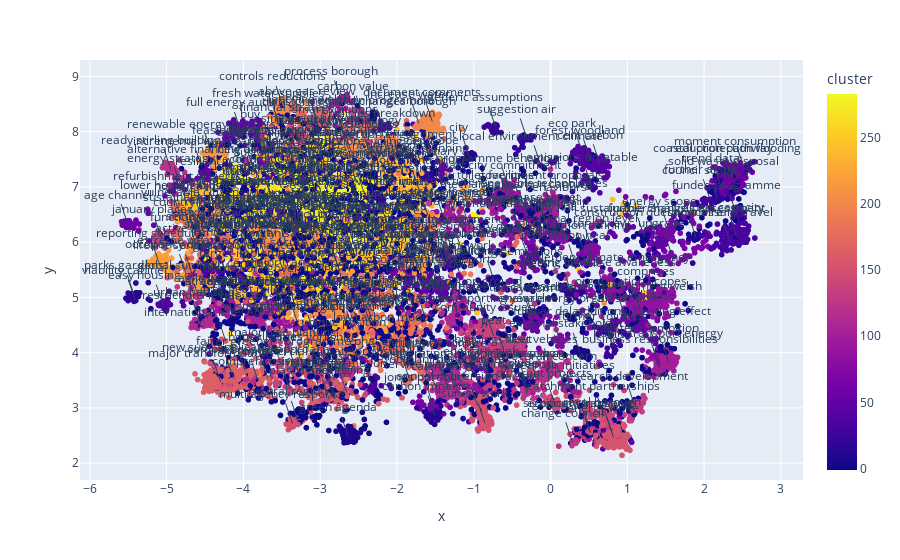

Source (notebook cell):
### Code cell
import plotly.express as px
from scipy.spatial.distance import cdist

# assuming `reduced_data` is a 2D numpy array containing the dimensionality-reduced data
# and `cluster_labels` is a 1D numpy array containing the cluster labels for each data point assigned by HDBSCAN
# and `keywords` is a list of words corresponding to each data point in `reduced_data`
reduced_data = umap_vectors
cluster_labels = indices
keykey = []

plot_data = pd.DataFrame(reduced_data, columns=['x', 'y'])
plot_data['cluster'] = cluster_labels

fig = px.scatter(plot_data, x='x', y='y', color='cluster')

# calculate the medoids of each cluster
def find_medoid(data):
    distances = cdist(data[['x', 'y']], data[['x', 'y']])
    medoid = data.iloc[np.argmin(distances.sum(axis=0))]
    return pd.DataFrame({'medoid_x': [medoid['x']], 'medoid_y': [medoid['y']]})

medoids = plot_data.groupby('cluster').apply(find_medoid).reset_index()

# add text labels to the plot at the location of each medoid
for i, row in medoids.iterrows():
    # find the index of the data point closest to the medoid
    idx = np.argmin(np.linalg.norm(reduced_data - row[['medoid_x', 'medoid_y']].values, axis=1))
    # look up the corresponding word in your list of words
    word = keywords[idx]
    keykey.append(word)
    fig.add_annotation(x=row['medoid_x'], y=row['medoid_y'], text=word)

fig.show()

### Figure 1 — Plotly figure (JSON) as saved in the notebook; plotly's stock layout.template omitted (floating-point values rounded to 4 significant figures; data arrays with more than 128 entries replaced by an {"elided": "..."} marker saying what was removed)
{"data": [{"hovertemplate": "x=%{x}<br>y=%{y}<br>cluster=%{marker.color}<extra></extra>", "legendgroup": "", "marker": {"color": {"elided": "13418 int values"}, "coloraxis": "coloraxis", "symbol": "circle"}, "mode": "markers", "name": "", "showlegend": false, "type": "scattergl", "x": {"elided": "13418 float values"}, "xaxis": "x", "y": {"elided": "13418 float values"}, "yaxis": "y"}], "layout": {"annotations": [{"text": "buildings assessment", "x": -2.575, "y": 5.755}, {"text": "good planning support", "x": -1.458, "y": 5.163}, {"text": "executive summary draft", "x": -1.134, "y": 5.758}, {"text": "dry weather", "x": -0.4055, "y": 6.233}, {"text": "sustainable change", "x": 1.222, "y": 6.094}, {"text": "vehicles resource", "x": -0.3189, "y": 3.463}, {"text": "installation heat", "x": 0.3244, "y": 5.599}, {"text": "efficient buildings emissions", "x": -0.7355, "y": 5.306}, {"text": "external stakeholders", "x": 0.3818, "y": 3.997}, {"text": "further analysis assessment", "x": 1.895, "y": 6.083}, {"text": "green agenda", "x": -2.636, "y": 2.479}, {"text": "longer terms actions", "x": -3.586, "y": 6.29}, {"text": "possible reduction", "x": -1.284, "y": 5.64}, {"text": "city", "x": -1.061, "y": 7.56}, {"text": "electric vehicle", "x": 0.2684, "y": 5.084}, {"text": "carbon impacts", "x": -1.509, "y": 2.86}, {"text": "parks gardens", "x": -5.425, "y": 5.044}, {"text": "further analysis", "x": 2.171, "y": 6.791}, {"text": "viability cabinet", "x": -5.412, "y": 4.957}, {"text": "suggestion air", "x": -0.3077, "y": 7.877}, {"text": "lobbying welsh", "x": -3.015, "y": 8.06}, {"text": "strategic planning", "x": -1.581, "y": 7.164}, {"text": "potential health benefits", "x": -2.287, "y": 6.807}, {"text": "generic assumptions", "x": -0.7202, "y": 8.101}, {"text": "emissions timetable", "x": 0.5361, "y": 7.005}, {"text": "further columns", "x": 0.8116, "y": 4.121}, {"text": "energy organisations", "x": 0.7272, "y": 4.455}, {"text": "unnecessary travel", "x": 2.335, "y": 6.015}, {"text": "council scope", "x": 2.076, "y": 6.779}, {"text": "solid waste disposal", "x": 2.382, "y": 6.937}, {"text": "local environment climate", "x": -0.1282, "y": 7.393}, {"text": "reduction programme", "x": -2.174, "y": 8.047}, {"text": "extreme weather flood", "x": -4.423, "y": 5.5}, {"text": "funded programme", "x": 2.421, "y": 6.51}, {"text": "local capacity", "x": 2.423, "y": 6.107}, {"text": "emissions policies", "x": -2.326, "y": 3.409}, {"text": "moment consumption", "x": 2.529, "y": 7.306}, {"text": "forest woodland", "x": 0.52, "y": 7.49}, {"text": "surrey wildlife", "x": -3.856, "y": 7.268}, {"text": "community councils", "x": -1.336, "y": 5.641}, {"text": "framework government", "x": -3.537, "y": 4.998}, {"text": "easy housing ce", "x": -5.049, "y": 4.869}, {"text": "trend data", "x": 2.222, "y": 6.998}, {"text": "eco park", "x": 0.4127, "y": 7.625}, {"text": "cent carbon", "x": 0.643, "y": 7.412}, {"text": "additional data", "x": -1.413, "y": 5.064}, {"text": "supplementary planning guidance", "x": -1.662, "y": 5.329}, {"text": "incremental ways car", "x": -4.528, "y": 7.297}, {"text": "full energy audit", "x": -4.03, "y": 7.996}, {"text": "gas scope", "x": -1.426, "y": 7.313}, {"text": "additional heating effect", "x": 1.347, "y": 4.228}, {"text": "construction questionnaire", "x": 1.4, "y": 6.013}, {"text": "pandemic", "x": -1.4, "y": 5.206}, {"text": "essential actions", "x": -0.2906, "y": 5.713}, {"text": "open loop ground", "x": -0.8794, "y": 4.769}, {"text": "functional effect", "x": -4.496, "y": 5.927}, {"text": "energy strategy", "x": -4.812, "y": 6.997}, {"text": "infrastructure council", "x": -1.905, "y": 5.438}, {"text": "renewable", "x": -0.2398, "y": 4.456}, {"text": "age channel", "x": -5.506, "y": 6.328}, {"text": "coastal protection flooding", "x": 2.429, "y": 7.166}, {"text": "reduction pathway", "x": 2.368, "y": 7.18}, {"text": "regional climate", "x": 1.166, "y": 4.507}, {"text": "grassland management", "x": -1.369, "y": 5.893}, {"text": "recycle devon", "x": -3.534, "y": 6.58}, {"text": "transport disruption", "x": -3.079, "y": 7.291}, {"text": "new staff cost", "x": -0.1254, "y": 5.659}, {"text": "jones portfolio", "x": -1.524, "y": 3.019}, {"text": "sustainable development welsh", "x": 0.9673, "y": 4.668}, {"text": "energy scope", "x": 1.543, "y": 6.218}, {"text": "upgrade", "x": 1.57, "y": 5.808}, {"text": "increase target", "x": -0.04279, "y": 6.283}, {"text": "electric cars carbon", "x": -0.2485, "y": 4.653}, {"text": "ecosystem", "x": -0.2244, "y": 4.64}, {"text": "extraction refining", "x": 0.5117, "y": 5.78}, {"text": "ongoing increase awareness", "x": 0.7165, "y": 5.099}, {"text": "further delay", "x": 0.1229, "y": 4.22}, {"text": "mechanical carbon capture", "x": -0.3147, "y": 6.528}, {"text": "national region level", "x": 0.537, "y": 5.899}, {"text": "public sector review", "x": 0.4313, "y": 5.82}, {"text": "change behaviours", "x": -0.09001, "y": 6.461}, {"text": "long term ambition", "x": 1.375, "y": 3.921}, {"text": "minimum street lighting", "x": -0.3913, "y": 6.182}, {"text": "county hall", "x": 0.09012, "y": 6.099}, {"text": "feasibility assessments", "x": -3.695, "y": 7.492}, {"text": "implement climate emergency", "x": 0.8456, "y": 5.191}, {"text": "sites climate", "x": -0.9209, "y": 3.356}, {"text": "organisation scopes", "x": 1.172, "y": 4.768}, {"text": "comprises", "x": 1.372, "y": 4.938}, {"text": "public sector finances", "x": -1.377, "y": 6.378}, {"text": "strategic action framework", "x": -3.649, "y": 4.769}, {"text": "local government leadership", "x": -0.4107, "y": 6.216}, {"text": "low toilet facilities", "x": -0.7365, "y": 6.687}, {"text": "relevant strategies plans", "x": -3.282, "y": 4.484}, {"text": "programme behaviour", "x": -0.5453, "y": 6.993}, {"text": "smart city commitment", "x": -0.5691, "y": 6.863}, {"text": "local businesses farmers", "x": -3.35, "y": 6.161}, {"text": "process borough", "x": -2.727, "y": 8.565}, {"text": "agile working", "x": -4.244, "y": 4.813}, {"text": "strategic area", "x": -1.221, "y": 6.394}, {"text": "overall concern", "x": 0.1726, "y": 3.414}, {"text": "business responsibilities", "x": 1.426, "y": 3.716}, {"text": "public transport energy", "x": 1.54, "y": 3.825}, {"text": "renewable technologies", "x": 0.009329, "y": 6.538}, {"text": "government proposals", "x": 0.002958, "y": 6.676}, {"text": "boundary collection", "x": -1.751, "y": 4.7}, {"text": "runaway climate", "x": -1.298, "y": 3.646}, {"text": "grey fleet mileage", "x": -3.773, "y": 4.622}, {"text": "additional actions", "x": -3.816, "y": 4.765}, {"text": "green business grants", "x": -1.054, "y": 6.27}, {"text": "usage", "x": -1.203, "y": 4.669}, {"text": "service planning", "x": -1.469, "y": 3.265}, {"text": "definitions scope", "x": -1.426, "y": 3.663}, {"text": "restrictions levels", "x": -4.559, "y": 4.513}, {"text": "urban habitats", "x": -4.527, "y": 4.558}, {"text": "footprint boundary", "x": -1.338, "y": 3.358}, {"text": "calendar year", "x": -1.192, "y": 3.222}, {"text": "programme phase", "x": -2.669, "y": 3.684}, {"text": "surrey fire", "x": -3.816, "y": 3.514}, {"text": "fleet vehicles", "x": 0.005913, "y": 3.715}, {"text": "buy", "x": -3.779, "y": 7.794}, {"text": "canterbury city", "x": -3.984, "y": 5.642}, {"text": "ready stirling building", "x": -4.945, "y": 7.313}, {"text": "annual report", "x": -0.3051, "y": 3.252}, {"text": "royal borough", "x": 0.7946, "y": 2.573}, {"text": "dioxide", "x": -0.2926, "y": 3.286}, {"text": "change council", "x": 0.2859, "y": 2.378}, {"text": "buildings fleet", "x": -0.6215, "y": 3.707}, {"text": "global summary", "x": -4.648, "y": 5.049}, {"text": "major tree planting", "x": -3.35, "y": 3.838}, {"text": "operational buildings transport", "x": -0.7972, "y": 3.455}, {"text": "economy transport", "x": 0.5183, "y": 2.555}, {"text": "peat", "x": -0.6131, "y": 4.058}, {"text": "research development", "x": 1.094, "y": 3.05}, {"text": "individual development requirements", "x": -3.261, "y": 5.898}, {"text": "january places", "x": -5.066, "y": 6.061}, {"text": "carbon value", "x": -2.443, "y": 8.293}, {"text": "comprehensive strategy", "x": -3.392, "y": 3.315}, {"text": "community issues", "x": -0.7393, "y": 4.297}, {"text": "single reporting year", "x": -0.8317, "y": 4.457}, {"text": "financial strategy", "x": -3.3, "y": 7.91}, {"text": "plastic addressing", "x": -2.883, "y": 3.155}, {"text": "local issues", "x": -3.505, "y": 3.767}, {"text": "catchment partnerships", "x": 0.6954, "y": 2.854}, {"text": "new suds applications", "x": -4.137, "y": 3.56}, {"text": "clean air initiatives", "x": 0.2864, "y": 3.239}, {"text": "different projects", "x": 0.04993, "y": 3.092}, {"text": "better homes yorkshire", "x": -3.227, "y": 3.752}, {"text": "action effects", "x": -3.668, "y": 4.806}, {"text": "energy action", "x": -0.7813, "y": 3.494}, {"text": "neutral region", "x": -3.29, "y": 2.764}, {"text": "multi agency response", "x": -3.362, "y": 2.714}, {"text": "annual conversion factors", "x": -0.9495, "y": 3.038}, {"text": "survey work", "x": -0.8567, "y": 2.73}, {"text": "significant increases", "x": 0.5189, "y": 2.551}, {"text": "energy white", "x": 0.8199, "y": 2.464}, {"text": "country park", "x": -4.581, "y": 6.201}, {"text": "overall carbon dioxide", "x": -1.924, "y": 5.539}, {"text": "international level actions", "x": -4.232, "y": 4.21}, {"text": "commercial climate provision", "x": -2.817, "y": 3.498}, {"text": "full council motion", "x": -2.656, "y": 3.278}, {"text": "achieving", "x": -2.817, "y": 3.16}, {"text": "reflections", "x": -2.813, "y": 3.246}, {"text": "issue date", "x": -3.004, "y": 3.312}, {"text": "fairer greener", "x": -3.979, "y": 3.676}, {"text": "major transformations", "x": -4.297, "y": 3.469}, {"text": "smart solutions", "x": -2.672, "y": 7.884}, {"text": "similar declarations", "x": -1.539, "y": 5.879}, {"text": "comprehensive approach", "x": -3.682, "y": 3.538}, {"text": "transformational changes borough", "x": -2.362, "y": 8.027}, {"text": "above gas review", "x": -3.041, "y": 8.209}, {"text": "anxiety fear", "x": -4.308, "y": 6.02}, {"text": "sectors", "x": -4.615, "y": 5.948}, {"text": "occupancy detection", "x": -4.669, "y": 5.425}, {"text": "economic growth report", "x": -1.642, "y": 4.679}, {"text": "farmland costs", "x": -2.299, "y": 4.476}, {"text": "community allotment", "x": -2.838, "y": 4.739}, {"text": "ongoing governance consultations", "x": -3.468, "y": 5.424}, {"text": "new council housing", "x": -3.877, "y": 5.8}, {"text": "lower heating bills", "x": -4.825, "y": 6.492}, {"text": "low carbon modes", "x": -2.043, "y": 4.119}, {"text": "secure energy supply", "x": -2.744, "y": 5.468}, {"text": "effective measures", "x": -1.832, "y": 4.463}, {"text": "primary data", "x": -3.948, "y": 5.801}, {"text": "human activity", "x": -4.507, "y": 6.476}, {"text": "vulnerable citizens", "x": -4.528, "y": 6.37}, {"text": "offset measures", "x": -1.978, "y": 4.784}, {"text": "fly tipping", "x": -1.846, "y": 3.556}, {"text": "plan framework", "x": -1.178, "y": 5.416}, {"text": "current gas boiler", "x": -2.348, "y": 4.517}, {"text": "unique position", "x": -2.568, "y": 4.015}, {"text": "anchor organisation", "x": -2.271, "y": 5.041}, {"text": "government plan", "x": -2.471, "y": 4.378}, {"text": "sustainable construction land", "x": -3.072, "y": 4.312}, {"text": "earth temperature", "x": -2.295, "y": 7.46}, {"text": "operational buildings electricity", "x": -2.37, "y": 5.286}, {"text": "printing requirements", "x": -1.568, "y": 6.365}, {"text": "policies breakdown", "x": -2.076, "y": 7.806}, {"text": "standard methodology", "x": -2.635, "y": 7.686}, {"text": "adverse climate change", "x": -3.355, "y": 7.469}, {"text": "fresh water supplies", "x": -3.545, "y": 8.173}, {"text": "controls reductions", "x": -3.488, "y": 8.466}, {"text": "increase water", "x": -1.715, "y": 8.148}, {"text": "document comments", "x": -1.541, "y": 8.187}, {"text": "own council operations", "x": -2.95, "y": 5.968}, {"text": "commercial property publicity", "x": -3.474, "y": 6.245}, {"text": "huge challenge", "x": -3.743, "y": 6.171}, {"text": "most demand forms", "x": -3.657, "y": 6.136}, {"text": "part validation", "x": -3.424, "y": 5.891}, {"text": "consultations consumption", "x": -3.452, "y": 4.767}, {"text": "exeter", "x": -2.809, "y": 4.712}, {"text": "active lifestyles", "x": -4.466, "y": 5.725}, {"text": "management schemes", "x": -3.334, "y": 6.568}, {"text": "medium environment", "x": -3.343, "y": 6.276}, {"text": "many carbon plans", "x": -1.753, "y": 5.618}, {"text": "electric vehicle infrastructure", "x": -2.306, "y": 4.822}, {"text": "renewable energy projects", "x": -4.411, "y": 7.601}, {"text": "social findings", "x": -2.122, "y": 5.786}, {"text": "neighbouring councils", "x": -1.679, "y": 5.622}, {"text": "upcoming legislation", "x": -3.006, "y": 4.303}, {"text": "sustainable city foreword", "x": -2.57, "y": 4.408}, {"text": "reporting schedule", "x": -5.101, "y": 5.628}, {"text": "lifeline services", "x": -4.746, "y": 5.424}, {"text": "sustainable efficiency measures", "x": -2.825, "y": 7.094}, {"text": "promote climate", "x": -2.506, "y": 6.633}, {"text": "national action", "x": -1.923, "y": 7.221}, {"text": "council summary", "x": -1.683, "y": 7.12}, {"text": "recycling centre", "x": -1.87, "y": 7.291}, {"text": "recycle points", "x": -2.356, "y": 7.611}, {"text": "vehicle infrastructure", "x": -1.632, "y": 6.571}, {"text": "key council introduce", "x": -1.713, "y": 6.949}, {"text": "harrow council", "x": -2.592, "y": 7.617}, {"text": "section engagement", "x": -1.845, "y": 7.434}, {"text": "autumn building", "x": -2.019, "y": 7.066}, {"text": "council properties", "x": -2.234, "y": 6.142}, {"text": "uk local", "x": -2.795, "y": 5.66}, {"text": "emissions services", "x": -3.892, "y": 6.226}, {"text": "town centres", "x": -4.005, "y": 5.094}, {"text": "chain", "x": -3.666, "y": 7.491}, {"text": "resilient", "x": -4.471, "y": 6.933}, {"text": "refurbishment projects", "x": -4.73, "y": 6.667}, {"text": "sustainable transport road", "x": -4.218, "y": 6.291}, {"text": "cost analysis", "x": -4.196, "y": 6.595}, {"text": "whole community recommendations", "x": -2.522, "y": 5.798}, {"text": "directorate summary", "x": -2.547, "y": 5.735}, {"text": "non utility", "x": -1.8, "y": 6.569}, {"text": "local farmers", "x": -3.072, "y": 7.322}, {"text": "national climate change", "x": -3.737, "y": 5.822}, {"text": "specific guidance proposals", "x": -2.981, "y": 7.516}, {"text": "whole district", "x": -3.087, "y": 7.217}, {"text": "new development page", "x": -3.37, "y": 7.148}, {"text": "target implementation", "x": -3.634, "y": 5.276}, {"text": "simpler definitions", "x": -2.975, "y": 7.718}, {"text": "measures region", "x": -2.823, "y": 7.675}, {"text": "local target", "x": -2.084, "y": 6.159}, {"text": "ash surface", "x": -1.998, "y": 6.042}, {"text": "green infrastructure mapping", "x": -3.159, "y": 5.785}, {"text": "temperatures", "x": -2.929, "y": 6.648}, {"text": "major transformation", "x": -3.058, "y": 5.114}, {"text": "organisation purchases", "x": -2.955, "y": 5.628}, {"text": "total table summary", "x": -3.072, "y": 5.993}, {"text": "activity risk", "x": -3.932, "y": 5.874}, {"text": "significant improvements", "x": -3.73, "y": 5.794}, {"text": "essex waste", "x": -2.828, "y": 6.505}, {"text": "influence road", "x": -3.631, "y": 6.782}, {"text": "forest feasibility", "x": -4.209, "y": 6.569}, {"text": "wider lobbying", "x": -3.3, "y": 6.365}, {"text": "quality energy", "x": -3.612, "y": 6.747}, {"text": "electric van trial", "x": -3.199, "y": 6.595}, {"text": "economic savings", "x": -3.506, "y": 6.981}, {"text": "energy deployment", "x": -3.194, "y": 6.869}, {"text": "sustainable development prepare", "x": -2.698, "y": 6.121}, {"text": "supportive community", "x": -2.525, "y": 7.076}, {"text": "public understanding sentiment", "x": -2.543, "y": 6.317}, {"text": "environmental building controls", "x": -2.771, "y": 6.112}, {"text": "simplicity", "x": -3.193, "y": 6.182}, {"text": "green core", "x": -2.902, "y": 6.342}, {"text": "alternative financing arrangements", "x": -4.109, "y": 7.159}, {"text": "low emission neighbourhood", "x": -3.207, "y": 6.839}, {"text": "cleaner air", "x": -2.446, "y": 6.115}, {"text": "instance changes", "x": -2.429, "y": 6.894}, {"text": "council planning", "x": -2.507, "y": 6.739}, {"text": "creative tech leisure", "x": -3.036, "y": 6.804}, {"text": "domestic transport", "x": -3.322, "y": 6.982}, {"text": "regulatory requirements", "x": -3.25, "y": 7.403}], "coloraxis": {"colorbar": {"title": {"text": "cluster"}}, "colorscale": [[0, "#0d0887"], [0.1111, "#46039f"], [0.2222, "#7201a8"], [0.3333, "#9c179e"], [0.4444, "#bd3786"], [0.5556, "#d8576b"], [0.6667, "#ed7953"], [0.7778, "#fb9f3a"], [0.8889, "#fdca26"], [1, "#f0f921"]]}, "legend": {"tracegroupgap": 0}, "margin": {"t": 60}, "xaxis": {"anchor": "y", "domain": [0, 1], "title": {"text": "x"}}, "yaxis": {"anchor": "x", "domain": [0, 1], "title": {"text": "y"}}}}
